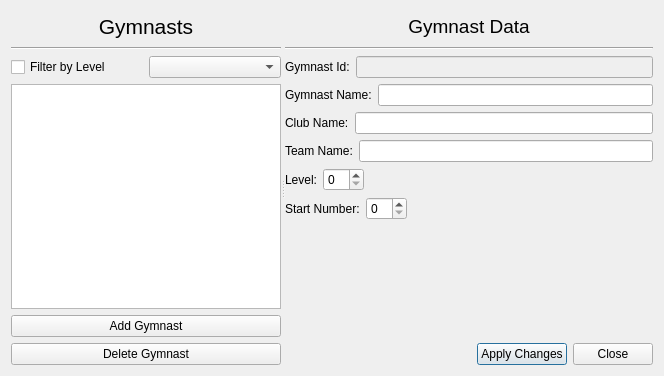
<?xml version="1.0" encoding="UTF-8"?>
<ui version="4.0">
 <class>EditGymnastsDialog</class>
 <widget class="QDialog" name="EditGymnastsDialog">
  <property name="geometry">
   <rect>
    <x>0</x>
    <y>0</y>
    <width>664</width>
    <height>376</height>
   </rect>
  </property>
  <property name="focusPolicy">
   <enum>Qt::TabFocus</enum>
  </property>
  <property name="windowTitle">
   <string>Form</string>
  </property>
  <layout class="QVBoxLayout" name="verticalLayout_4">
   <item>
    <widget class="QSplitter" name="splitter">
     <property name="orientation">
      <enum>Qt::Horizontal</enum>
     </property>
     <widget class="QWidget" name="layoutWidget_1">
      <layout class="QVBoxLayout" name="verticalLayout">
       <item>
        <widget class="QLabel" name="label">
         <property name="sizePolicy">
          <sizepolicy hsizetype="Preferred" vsizetype="Fixed">
           <horstretch>0</horstretch>
           <verstretch>0</verstretch>
          </sizepolicy>
         </property>
         <property name="minimumSize">
          <size>
           <width>200</width>
           <height>30</height>
          </size>
         </property>
         <property name="font">
          <font>
           <pointsize>16</pointsize>
          </font>
         </property>
         <property name="text">
          <string>Gymnasts</string>
         </property>
         <property name="alignment">
          <set>Qt::AlignCenter</set>
         </property>
        </widget>
       </item>
       <item>
        <widget class="Line" name="line_2">
         <property name="orientation">
          <enum>Qt::Horizontal</enum>
         </property>
        </widget>
       </item>
       <item>
        <layout class="QHBoxLayout" name="horizontalLayout_2">
         <item>
          <widget class="QCheckBox" name="filterByLevelCheckBox">
           <property name="focusPolicy">
            <enum>Qt::NoFocus</enum>
           </property>
           <property name="text">
            <string>Filter by Level</string>
           </property>
          </widget>
         </item>
         <item>
          <widget class="QComboBox" name="levelComboBox">
           <property name="focusPolicy">
            <enum>Qt::NoFocus</enum>
           </property>
          </widget>
         </item>
        </layout>
       </item>
       <item>
        <widget class="QListView" name="gymnastListView">
         <property name="focusPolicy">
          <enum>Qt::StrongFocus</enum>
         </property>
         <property name="editTriggers">
          <set>QAbstractItemView::AllEditTriggers</set>
         </property>
         <property name="tabKeyNavigation">
          <bool>true</bool>
         </property>
         <property name="selectionBehavior">
          <enum>QAbstractItemView::SelectRows</enum>
         </property>
        </widget>
       </item>
       <item>
        <widget class="QPushButton" name="addGymnastPushButton">
         <property name="focusPolicy">
          <enum>Qt::NoFocus</enum>
         </property>
         <property name="text">
          <string>Add Gymnast</string>
         </property>
        </widget>
       </item>
       <item>
        <widget class="QPushButton" name="deleteGymnastPushButton">
         <property name="focusPolicy">
          <enum>Qt::NoFocus</enum>
         </property>
         <property name="text">
          <string>Delete Gymnast</string>
         </property>
        </widget>
       </item>
       <item>
        <layout class="QHBoxLayout" name="horizontalLayout"/>
       </item>
      </layout>
     </widget>
     <widget class="QWidget" name="layoutWidget_2">
      <layout class="QVBoxLayout" name="verticalLayout_3">
       <item>
        <widget class="QLabel" name="label_3">
         <property name="sizePolicy">
          <sizepolicy hsizetype="Preferred" vsizetype="Fixed">
           <horstretch>0</horstretch>
           <verstretch>0</verstretch>
          </sizepolicy>
         </property>
         <property name="minimumSize">
          <size>
           <width>350</width>
           <height>30</height>
          </size>
         </property>
         <property name="font">
          <font>
           <pointsize>14</pointsize>
          </font>
         </property>
         <property name="text">
          <string>Gymnast Data</string>
         </property>
         <property name="alignment">
          <set>Qt::AlignCenter</set>
         </property>
        </widget>
       </item>
       <item>
        <widget class="Line" name="line_3">
         <property name="orientation">
          <enum>Qt::Horizontal</enum>
         </property>
        </widget>
       </item>
       <item>
        <layout class="QHBoxLayout" name="horizontalLayout_9">
         <item>
          <widget class="QLabel" name="label_8">
           <property name="text">
            <string>Gymnast Id:</string>
           </property>
          </widget>
         </item>
         <item>
          <widget class="QLineEdit" name="gymnastIdLineEdit">
           <property name="enabled">
            <bool>false</bool>
           </property>
           <property name="focusPolicy">
            <enum>Qt::NoFocus</enum>
           </property>
          </widget>
         </item>
        </layout>
       </item>
       <item>
        <layout class="QHBoxLayout" name="horizontalLayout_3">
         <item>
          <widget class="QLabel" name="label_2">
           <property name="text">
            <string>Gymnast Name:</string>
           </property>
          </widget>
         </item>
         <item>
          <widget class="QLineEdit" name="gymnastNameLineEdit"/>
         </item>
        </layout>
       </item>
       <item>
        <layout class="QHBoxLayout" name="horizontalLayout_6">
         <item>
          <widget class="QLabel" name="label_6">
           <property name="text">
            <string>Club Name:</string>
           </property>
          </widget>
         </item>
         <item>
          <widget class="QLineEdit" name="gymnastClubNameLineEdit"/>
         </item>
        </layout>
       </item>
       <item>
        <layout class="QHBoxLayout" name="horizontalLayout_4">
         <item>
          <widget class="QLabel" name="label_4">
           <property name="text">
            <string>Team Name:</string>
           </property>
          </widget>
         </item>
         <item>
          <widget class="QLineEdit" name="gymnastTeamNameLineEdit"/>
         </item>
        </layout>
       </item>
       <item>
        <layout class="QHBoxLayout" name="horizontalLayout_7">
         <item>
          <widget class="QLabel" name="label_7">
           <property name="text">
            <string>Level:</string>
           </property>
          </widget>
         </item>
         <item>
          <widget class="QSpinBox" name="gymnastLevelSpinBox"/>
         </item>
         <item>
          <spacer name="horizontalSpacer_2">
           <property name="orientation">
            <enum>Qt::Horizontal</enum>
           </property>
           <property name="sizeHint" stdset="0">
            <size>
             <width>40</width>
             <height>20</height>
            </size>
           </property>
          </spacer>
         </item>
        </layout>
       </item>
       <item>
        <layout class="QHBoxLayout" name="horizontalLayout_5">
         <item>
          <widget class="QLabel" name="label_5">
           <property name="text">
            <string>Start Number:</string>
           </property>
          </widget>
         </item>
         <item>
          <widget class="QSpinBox" name="gymnastStartNumberSpinBox"/>
         </item>
         <item>
          <spacer name="horizontalSpacer">
           <property name="orientation">
            <enum>Qt::Horizontal</enum>
           </property>
           <property name="sizeHint" stdset="0">
            <size>
             <width>40</width>
             <height>20</height>
            </size>
           </property>
          </spacer>
         </item>
        </layout>
       </item>
       <item>
        <spacer name="verticalSpacer">
         <property name="orientation">
          <enum>Qt::Vertical</enum>
         </property>
         <property name="sizeHint" stdset="0">
          <size>
           <width>20</width>
           <height>40</height>
          </size>
         </property>
        </spacer>
       </item>
       <item>
        <layout class="QHBoxLayout" name="horizontalLayout_11">
         <item>
          <spacer name="horizontalSpacer_3">
           <property name="orientation">
            <enum>Qt::Horizontal</enum>
           </property>
           <property name="sizeHint" stdset="0">
            <size>
             <width>40</width>
             <height>20</height>
            </size>
           </property>
          </spacer>
         </item>
         <item>
          <widget class="QPushButton" name="applyChangesPushButton">
           <property name="text">
            <string>Apply Changes</string>
           </property>
          </widget>
         </item>
         <item>
          <widget class="QPushButton" name="closePushButton">
           <property name="focusPolicy">
            <enum>Qt::ClickFocus</enum>
           </property>
           <property name="text">
            <string>Close</string>
           </property>
          </widget>
         </item>
         <item>
          <layout class="QVBoxLayout" name="verticalLayout_2"/>
         </item>
        </layout>
       </item>
      </layout>
     </widget>
    </widget>
   </item>
  </layout>
 </widget>
 <tabstops>
  <tabstop>gymnastListView</tabstop>
  <tabstop>filterByLevelCheckBox</tabstop>
  <tabstop>levelComboBox</tabstop>
  <tabstop>gymnastIdLineEdit</tabstop>
  <tabstop>gymnastNameLineEdit</tabstop>
  <tabstop>gymnastClubNameLineEdit</tabstop>
  <tabstop>gymnastTeamNameLineEdit</tabstop>
  <tabstop>gymnastLevelSpinBox</tabstop>
  <tabstop>gymnastStartNumberSpinBox</tabstop>
 </tabstops>
 <resources/>
 <connections/>
</ui>
